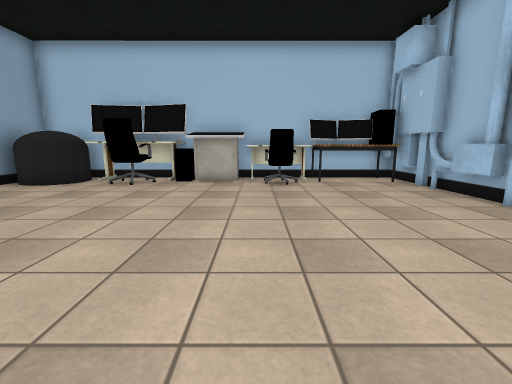
[1] (above)

16 first-person views from a walk through a 3-D level made in the Unity game engine. The camera is 1.3 m above the floor, tilts 10° down and sees 90° across. The floor is counted in squares, 1 m on a side. Each view is taken from the middle of a square. On the plan, view 1 faces up. The plan holds only what a view shows up to about 13 squares ahead; the rest is blank. Door leaves are left out, so doorways stand open. Some surface patterns are stand-ins.

[2]
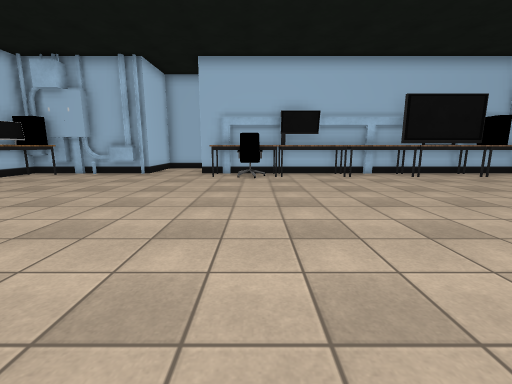

[3]
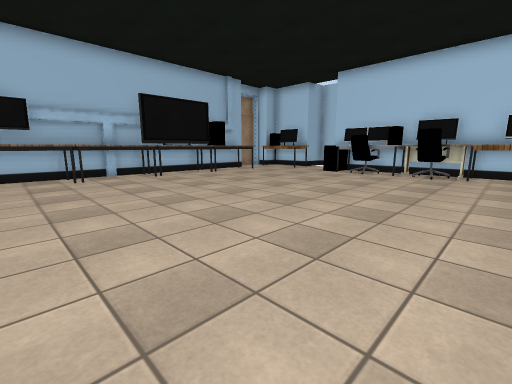

[4]
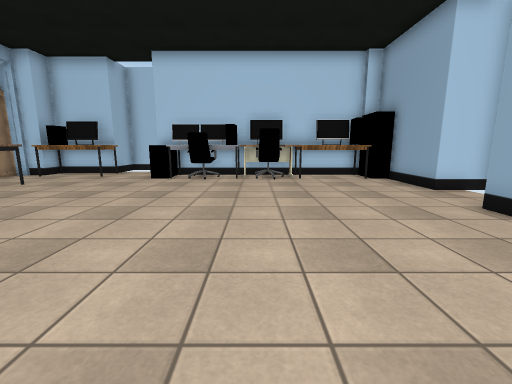

[5]
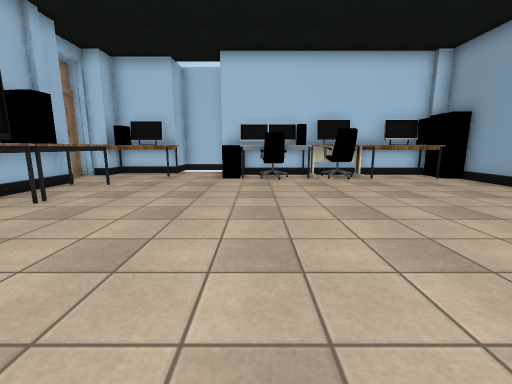

[6]
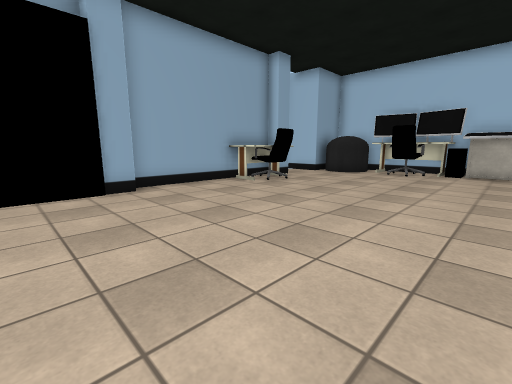

[7]
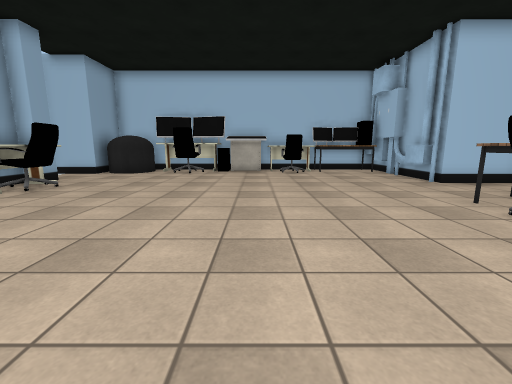

[8]
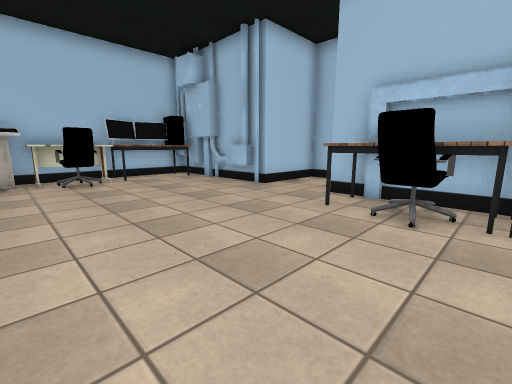

[9]
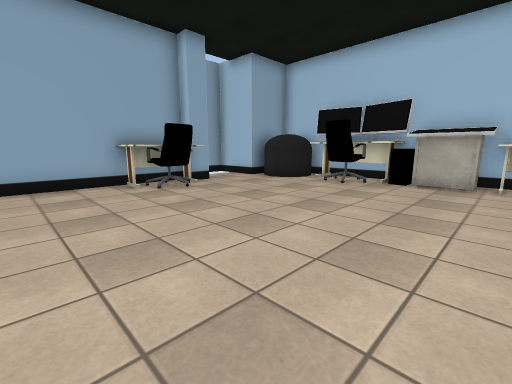

[10]
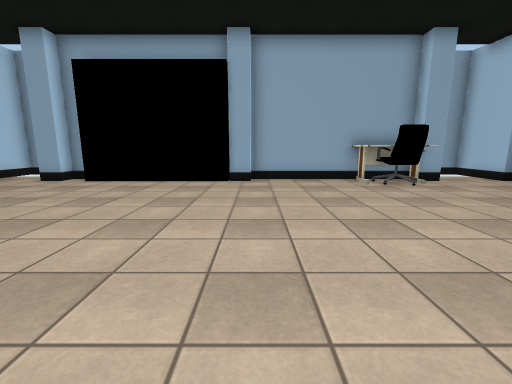

[11]
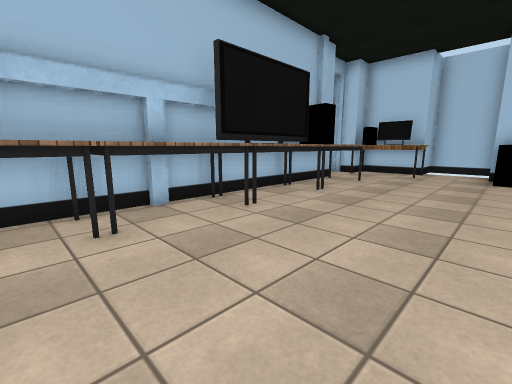

[12]
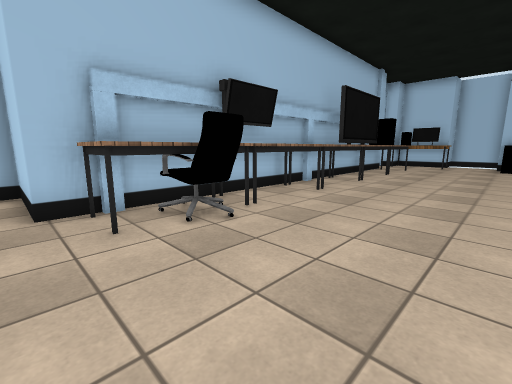

[13]
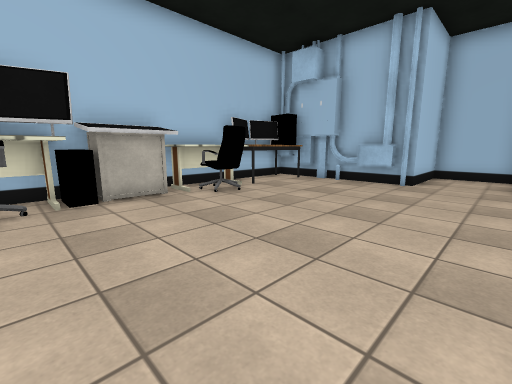

[14]
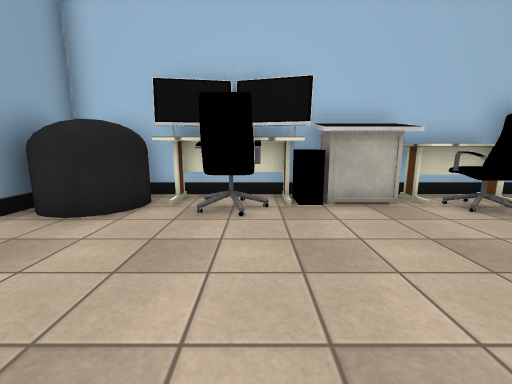

[15]
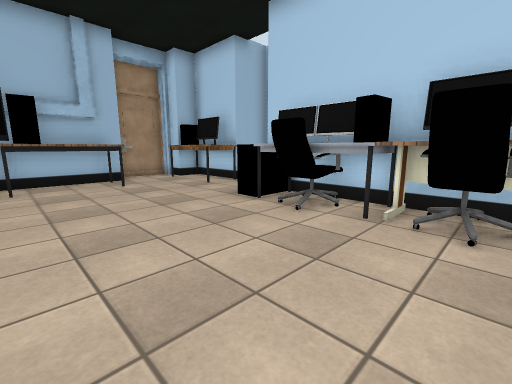

[16]
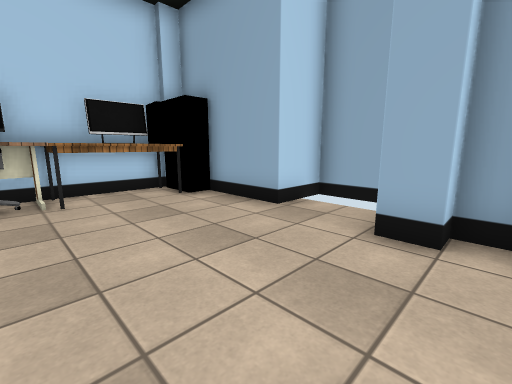

### Floor plan
Points are (right, up) in squares from view 1. A wall is a line through its corners. A room is listed if a view was taken in it or the views show most of it. See-through windows are left out.
Room 1 (views 1, 2, 3, 4, 5, 6, 7, 8, 9, 10, 11, 12, 13, 14, 15, 16)
walls: (4.1, 1.4) (4.1, 1.9) (5.6, 1.9); (5.5, 1.2) (5.5, 1.7); (5.8, -5.4) (5.8, 1.4); (5.8, 1.6) (5.8, 2.7) (8.8, 2.7) (8.8, 5.3) (5.8, 5.3) (5.8, 8.6); (5.7, -5.8) (5.7, -5.3); (-8.8, -1.1) (-8.8, -2.1); (-7.9, 3.5) (-7.9, 3) (-9.5, 3); (5.4, 5.8) (5.4, 7.2); (-9.5, -7.9) (-9.5, -8.5) (-8.8, -8.5) (-8.9, -9.4); (-8.9, 5) (-8.9, 3.1); (-8.7, 6.1) (-8.7, 5.4); (-9.5, 5.4) (-9.5, -1.2); (-3, 9.3) (-3.6, 9.3); (1, 9.5) (-2.6, 9.5); (-0.6, 9.8) (-2.3, 9.8) (-2.3, 10.8); (-5.6, 9.3) (-6.1, 9.3); (5.6, 8.4) (5.6, 8.9); (-1.4, -14.6) (-0.5, -14.6); (-3.2, 10.5) (-5, 10.5); (-2.6, -14.6) (-1.9, -14.6); (-0.7, 10.8) (-0.7, 10.1); (1.9, 10.5) (-0.1, 10.5); (-9.5, -11.7) (-9.5, -14.5); (5.8, 9) (5.8, 9.5); (-4.2, -14.6) (-3.5, -14.6); (5.8, 9.1) (5.4, 9.1) (5.3, 9.5); (-5.2, 10.5) (-5.8, 10.5) (-5.8, 10); (5.8, -13.5) (5.8, -5.7); (-5.5, -14.6) (-4.9, -14.6); (-2.8, -15.6) (-0.3, -15.6); (5.3, 10.3) (5.3, 10.9); (-3.2, -16) (-3.2, -15.4); (-8.7, 9.9) (-8.7, 8.6); (-5.6, -15.6) (-3.5, -15.6) (-3.5, -15.1) (-3.5, -15.8); (5.8, 11) (-7.4, 11); (-6.6, -16.1) (0.6, -16.1); (3, -16.8) (5.8, -16.8) (5.8, -15.8) (6.5, -15.8); (7, -15.6) (7, -13.8)
ways out: open door at (-10, -11); open door at (-9.4, 7.2); open door at (1.8, -17.4); open door at (8, 4)
objects: other object (-9, -5) to (-9, -3); desk (-8, -16) to (-6, -15); chair (-8, 4) to (-7, 5); other object (-8, 9) to (-7, 10); chair (-5, -14) to (-4, -14); chair (-5, 9) to (-4, 9); other object (-3, -15); other object (-3, 10); chair (-2, -14) to (-1, -14); other object (0, -15); chair (0, 9) to (1, 9); desk (2, 10) to (5, 10); desk (3, -16) to (5, -15); desk (4, -13) to (5, -11); desk (4, -10) to (5, -8); desk (4, -7) to (5, -5); desk (4, -4) to (5, -1); chair (4, 0) to (4, 1); other object (5, 8)

Positions as (right, up) in squares from view 1, and headings:
1: (0, 0), facing up
2: (-7, 0), facing right
3: (-7, -2), facing down-right
4: (-4, -4), facing down
5: (-1, -4), facing down
6: (-1, -4), facing up-left
7: (-1, -4), facing up
8: (-1, -1), facing up-right
9: (0, 0), facing up-left
10: (1, -1), facing left
11: (0, -3), facing down-right
12: (0, 3), facing down-right
13: (-4, 3), facing up-right
14: (-4, 4), facing up
15: (-5, -10), facing down-right
16: (-5, -8), facing down-left
